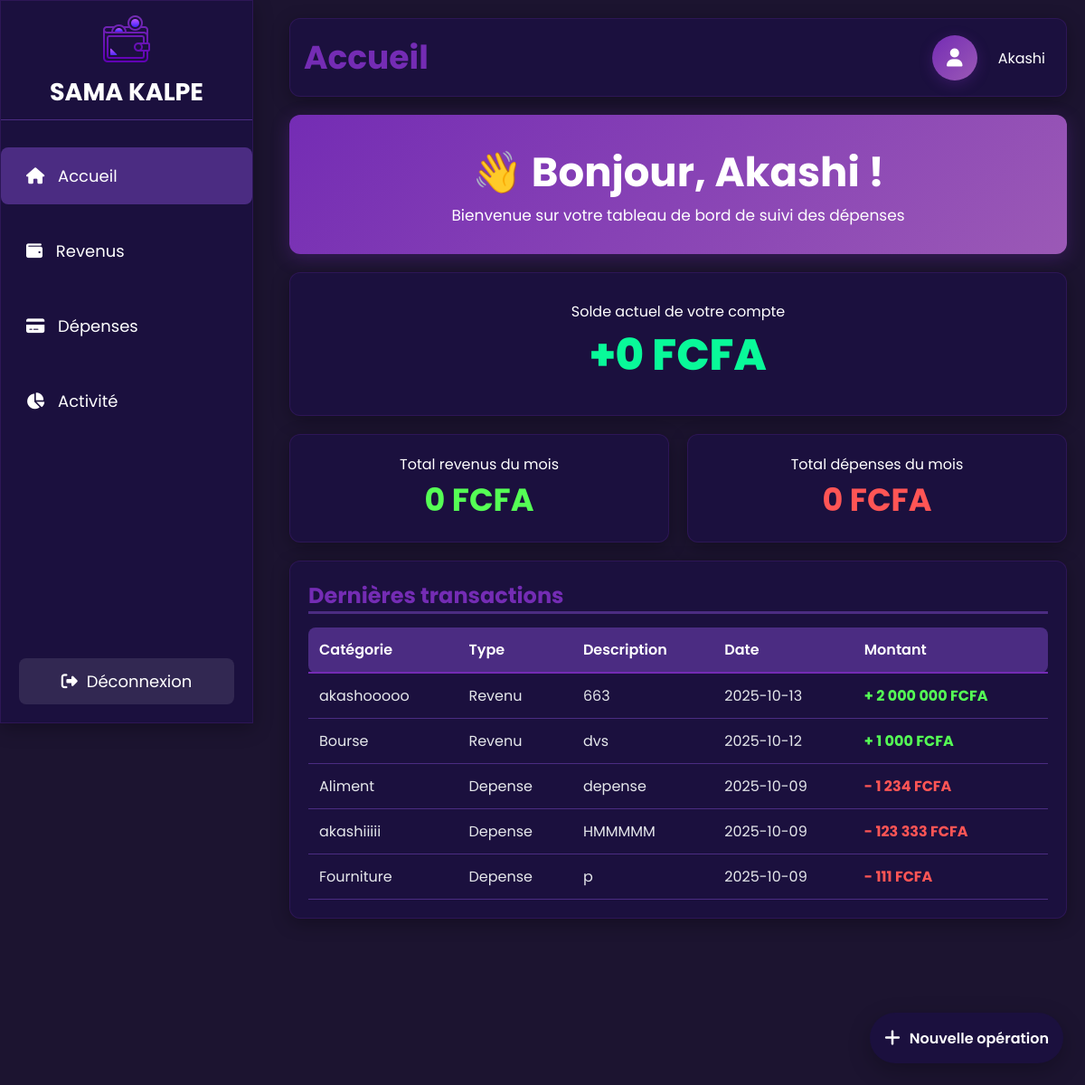
Screenshot of /accueil.php (signed in) with the database file from the repository.
### tables this page shows
CREATE TABLE IF NOT EXISTS `utilisateur` (
  `ID_UTILISATEUR` int NOT NULL AUTO_INCREMENT,
  `NOM_UTILISATEUR` varchar(255) DEFAULT NULL,
  `PRENOM` varchar(255) DEFAULT NULL,
  `EMAIL` varchar(255) DEFAULT NULL,
  `MOT_DE_PASSE` varchar(255) DEFAULT NULL,
  `CODE` int NOT NULL,
  `FLAG_REINITIALISATION` tinyint(1) NOT NULL DEFAULT '0',
  PRIMARY KEY (`ID_UTILISATEUR`)
);

CREATE TABLE IF NOT EXISTS `operation` (
  `ID_OPERATIONS_` int NOT NULL AUTO_INCREMENT,
  `ID_UTILISATEUR` int NOT NULL,
  `ID_CATEGORIE` int NOT NULL,
  `MONTANT` int DEFAULT NULL,
  `DATE_OPERATION` date DEFAULT NULL,
  `DESCRIPTION` varchar(255) DEFAULT NULL,
  PRIMARY KEY (`ID_OPERATIONS_`),
  KEY `FK_OPERATIO_APPARTENI_CATEGORI` (`ID_CATEGORIE`),
  KEY `FK_OPERATIO_EFFECTUER_UTILISAT` (`ID_UTILISATEUR`)
);

CREATE TABLE IF NOT EXISTS `categorie` (
  `ID_CATEGORIE` int NOT NULL AUTO_INCREMENT,
  `ID_TYPE` int NOT NULL,
  `NOM_CATEGORIE` varchar(255) DEFAULT NULL,
  PRIMARY KEY (`ID_CATEGORIE`),
  KEY `FK_CATEGORI_PEUT_ETRE_TYPE` (`ID_TYPE`)
);

CREATE TABLE IF NOT EXISTS `type` (
  `ID_TYPE` int NOT NULL,
  `NOM_TYPE` varchar(255) DEFAULT NULL,
  PRIMARY KEY (`ID_TYPE`)
);

### accueil.php (the view, shortened to what this page needs)
<?php
require_once 'config/config.php';
$userId = $_SESSION['id'];
$stmt = $mysqlClient->prepare("SELECT NOM_UTILISATEUR, PRENOM FROM utilisateur WHERE ID_UTILISATEUR = ?");
$stmt->execute([$userId]);
$user = $stmt->fetch();
$stmt = $mysqlClient->prepare("SELECT SUM(o.MONTANT) as total FROM operation o, categorie c, type t WHERE o.ID_CATEGORIE = c.ID_CATEGORIE AND c.ID_TYPE = t.ID_TYPE AND t.NOM_TYPE = 'Revenu' AND o.ID_UTILISATEUR = ? AND MONTH(o.DATE_OPERATION) = MONTH(CURRENT_DATE()) AND YEAR(o.DATE_OPERATION) = YEAR(CURRENT_DATE())");
$stmt->execute([$userId]);
$revenus = $stmt->fetch();
$stmt = $mysqlClient->prepare("SELECT SUM(o.MONTANT) as total FROM operation o, categorie c, type t WHERE o.ID_CATEGORIE = c.ID_CATEGORIE AND c.ID_TYPE = t.ID_TYPE AND t.NOM_TYPE = 'Depense' AND o.ID_UTILISATEUR = ? AND MONTH(o.DATE_OPERATION) = MONTH(CURRENT_DATE()) AND YEAR(o.DATE_OPERATION) = YEAR(CURRENT_DATE())");
$stmt->execute([$userId]);
$depenses = $stmt->fetch();
$stmt = $mysqlClient->prepare("SELECT c.NOM_CATEGORIE, t.NOM_TYPE, o.DESCRIPTION, o.DATE_OPERATION, o.MONTANT FROM operation o, categorie c, type t WHERE o.ID_CATEGORIE = c.ID_CATEGORIE AND c.ID_TYPE = t.ID_TYPE AND o.ID_UTILISATEUR = ? ORDER BY o.DATE_OPERATION DESC LIMIT 5");
$stmt->execute([$userId]);
$transactions = $stmt->fetchAll();
$totalRevenus = (float)($revenus['total'] );
$totalDepenses = (float)($depenses['total'] );
$soldeActuel = $totalRevenus - $totalDepenses;
?>
<!DOCTYPE html>
<html lang="fr">
<head>
  <link rel="stylesheet" href="https://cdnjs.cloudflare.com/ajax/libs/font-awesome/6.6.0/css/all.min.css">
  <link rel="stylesheet" href="CSS/accueil.css">
  <link rel="stylesheet" href="CSS/dropdown.css">
  <link rel="stylesheet" href="CSS/sidebar.css">
</head>
<body>
  <div class="container">
    <aside class="sidebar">
        <div class="titre">
      <a href="accueil.php"><img src="icone/logo.png" alt="logo" class="logo" style="cursor: pointer;"></a>
      <h1>SAMA KALPE</h1>
      </div>
      <ul>
        <li class="active"><i class="fa-solid fa-house"></i> Accueil</li>
        <li><a href="revenus.php" style="text-decoration: none;color:white"><i class="fa-solid fa-wallet"></i> Revenus</a></li>
        <li><a href="depenses.php" style="text-decoration: none;color:white"><i class="fa-solid fa-credit-card"></i> Dépenses</a></li>
        <li><a href="activite.php" style="text-decoration: none;color:white"><i class="fa-solid fa-chart-pie"></i> Activité</a></li>
      </ul>
      <div class="sidebar-footer">
        <a href="deconnexion.php" class="logout-sidebar">
          <i class="fa-solid fa-sign-out-alt"></i> Déconnexion
        </a>
      </div>
    </aside>
    <main class="main">
      <header class="header"><h1>Accueil</h1>
        <div class="user-profile">
          <a href="profil.php" class="profile-btn">
            <i class="fa-solid fa-user"></i>
          </a>
          <div class="user-dropdown">
            <span class="user-name" onclick="toggleDropdown()"><?php echo $user['NOM_UTILISATEUR']; ?></span>
          </div>
        </div>
    </header>
      <section class="introduction">
         <h1> 👋 Bonjour, <?php echo $user['NOM_UTILISATEUR']; ?> !</h1>
        <p>Bienvenue sur votre tableau de bord de suivi des dépenses</p>
      </section>
      <section class="solde">
        Solde actuel de votre compte<br>
        <span class="solde-valeur <?php echo $soldeActuel >= 0 ? 'positif' : 'negatif'; ?>">
          <?php echo $soldeActuel >= 0 ? '+' : ''; ?><?php echo number_format($soldeActuel, 0, ',', ' '); ?> FCFA
        </span>
      </section>
      <section class="stats1">Total revenus du mois<br><span><?php echo ($revenus['total'] ?? 0) > 0 ? '+' : ''; ?><?php echo number_format(($revenus['total'] ?? 0), 0, ',', ' '); ?> FCFA</span></section>
      <section class="stats2">Total dépenses du mois<br><span><?php echo ($depenses['total'] ?? 0) > 0 ? '-' : ''; ?><?php echo number_format(($depenses['total'] ?? 0), 0, ',', ' '); ?> FCFA</span></section>
      <section class="transactions">
        <h2>Dernières transactions</h2>
        <table class="transaction">
          <thead>
            <tr>
              <th>Catégorie</th>
              <th>Type</th>
              <th>Description</th>
              <th>Date</th>
              <th>Montant</th>
            </tr>
          </thead>
          <tbody>
            <?php
            foreach ($transactions as $transaction) {
            ?>
            <tr>
              <td><?php echo $transaction['NOM_CATEGORIE']; ?></td>
              <td><?php echo $transaction['NOM_TYPE']; ?></td>
              <td><?php echo htmlspecialchars($transaction['DESCRIPTION'] ?? ''); ?></td>
              <td><?php echo $transaction['DATE_OPERATION']; ?></td>
              <td class="montant <?php echo $transaction['NOM_TYPE'] == 'Revenu' ? 'positif' : 'negatif'; ?>">
                <?php if ($transaction['NOM_TYPE'] == 'Revenu') echo '+'; else echo '-'; ?>
                <?php echo number_format($transaction['MONTANT'], 0, ',', ' '); ?> FCFA
              </td>
            </tr>
            <?php } ?>
          </tbody>
        </table>
      </section>
    </main>
  </div>
  <a href="ajout_operation.php" title="Ajouter une opération" aria-label="Ajouter une opération"
     style="position:fixed;right:24px;bottom:24px;background-color:#1B103E;color:#fff;height:56px;padding:0 16px;border-radius:9999px;display:flex;align-items:center;justify-content:center;gap:10px;text-decoration:none;box-shadow:0 8px 24px rgba(0,0,0,0.25);z-index:1000;">
    <i class="fa-solid fa-plus" style="font-size:20px;"></i>
    <span style="font-weight:600;">Nouvelle opération</span>
  </a>
</body>
</html>

### CSS/accueil.css (style rules this page uses)
* { margin: 0; padding: 0; box-sizing: border-box; font-family: 'Poppins', sans-serif; }
body { background-color: #1C1430; color: white; height: 150vh; }
.container { display: grid; grid-template-columns: 300px 1fr; grid-template-areas: "sidebar main"; height: 100vh; }
.sidebar ul li a { display: block; width: 100%; height: 100%; padding: 0; margin: 0; text-decoration: none; }
.main { grid-area: main; display: grid; grid-template-columns: repeat(2, 1fr); grid-template-rows: auto auto auto auto; grid-template-areas: "header header" "introduction introduction" "solde solde" "stats1 stats2" "transactions transactions"; gap: 20px; padding: 20px; margin-left: 0 !important; }
.header { grid-area: header; background: #1b103e; box-shadow: 0 5px 20px rgba(0,0,0,0.3); border: 1px solid rgba(116, 48, 180, 0.2); padding: 15px; border-radius: 12px; font-size: 18px; display: flex; justify-content: space-between; align-items: center; }
.header h1 { color: #742CB4; }
.user-profile { display: flex; align-items: center; gap: 15px; }
.profile-btn { width: 50px; height: 50px; border-radius: 50%; background: linear-gradient(135deg, #742CB4 0%, #9B59B6 100%); border: none; color: white; font-size: 20px; cursor: pointer; box-shadow: 0 4px 15px rgba(116, 44, 180, 0.3); display: flex; align-items: center; justify-content: center; }
.introduction { grid-area: introduction; background: linear-gradient(135deg, #742CB4 0%, #9B59B6 100%); box-shadow: 0 5px 20px rgba(116, 48, 180, 0.3); padding: 30px; display: flex; flex-direction: column; justify-content: center; align-items: center; border-radius: 12px; }
.introduction p { font-size: 17px; }
.introduction h1 { font-size: 45px; }
.solde, .stats1, .stats2 { background: #1b103e; box-shadow: 0 5px 20px rgba(0,0,0,0.3); border: 1px solid rgba(116, 48, 180, 0.2); padding: 20px; border-radius: 12px; text-align: center; }
.solde { grid-area: solde; padding: 30px; }
.solde .solde-valeur { font-weight: 800; font-size: 48px; }
.solde .positif { color: #09f999; }
.stats1 span { color: #55ff55; font-weight: bold; font-size: 35px; }
.stats2 span { color: #ff5555; font-weight: bold; font-size: 35px; }
.transactions { grid-area: transactions; background: #1b103e; box-shadow: 0 5px 20px rgba(0,0,0,0.3); border: 1px solid rgba(116, 48, 180, 0.2); padding: 20px; border-radius: 12px; }
.transactions h2 { margin-bottom: 15px; border-bottom: 3px solid #4b2c82; color: #742CB4; }
.transaction { width: 100%; border-collapse: collapse; margin-top: 15px; }
.transaction th { background: #4b2c82; color: white; padding: 12px; text-align: left; font-weight: 600; border-bottom: 2px solid #742CB4; }
.transaction td { padding: 12px; border-bottom: 1px solid #4b2c82; color: #e5e7eb; }
.transaction th:first-child, .transaction td:first-child { border-radius: 8px 0 0 8px; }
.transaction th:last-child, .transaction td:last-child { border-radius: 0 8px 8px 0; }
.montant { font-weight: bold; }
.montant.positif { color: #55ff55; }
.montant.negatif { color: #ff5555; }

### CSS/dropdown.css (style rules this page uses)
.user-dropdown { position: relative; display: inline-block; }
.user-name { cursor: pointer; color: white; font-size: 16px; padding: 4px 8px; border-radius: 4px; transition: background-color 0.3s ease; }

### CSS/sidebar.css (style rules this page uses)
.sidebar { grid-area: sidebar; background: #1b103e; box-shadow: 0 5px 20px rgba(0,0,0,0.3); border: 1px solid rgba(116, 48, 180, 0.2); }
.titre { display: flex; padding: 10px; align-items: center; flex-direction: column; border-bottom: 1px solid #4b2c82; margin-bottom: 30px; }
.sidebar ul { list-style: none; }
.sidebar ul li { padding: 18px; margin-bottom: 20px; margin-left: px; border-radius: 8px; cursor: pointer; transition: 0.3s; }
.sidebar ul li i { margin-right: 10px; margin-left: 10px; }
.sidebar ul li:hover, .sidebar ul li.active { background: #4b2c82; }
.sidebar { position: fixed; top: 0; left: 0; height: 100vh; overflow-y: auto; z-index: 1000; width: 280px; font-size: large; }
.sidebar-footer { position: absolute; bottom: 20px; left: 20px; right: 20px; }
.logout-sidebar { display: flex; align-items: center; justify-content: center; gap: 10px; padding: 12px 16px; background-color: rgba(255, 255, 255, 0.1); color: white; text-decoration: none; border-radius: 8px; transition: background-color 0.3s; width: 100%; box-sizing: border-box; }
.main { padding: 20px; min-height: 100vh; }

### rows the page displays
utilisateur: NOM_UTILISATEUR "Akashi"
operation: ID_CATEGORIE.NOM_CATEGORIE "akashooooo", type.NOM_TYPE "Revenu", DESCRIPTION "663", DATE_OPERATION "2025-10-13", MONTANT "2 000 000"
operation: ID_CATEGORIE.NOM_CATEGORIE "Bourse", type.NOM_TYPE "Revenu", DESCRIPTION "dvs", DATE_OPERATION "2025-10-12", MONTANT "1 000"
operation: ID_CATEGORIE.NOM_CATEGORIE "Aliment", type.NOM_TYPE "Depense", DESCRIPTION "depense", DATE_OPERATION "2025-10-09", MONTANT "1 234"
operation: ID_CATEGORIE.NOM_CATEGORIE "akashiiiii", type.NOM_TYPE "Depense", DESCRIPTION "HMMMMM", DATE_OPERATION "2025-10-09", MONTANT "123 333"
operation: ID_CATEGORIE.NOM_CATEGORIE "Fourniture", type.NOM_TYPE "Depense", DESCRIPTION "p", DATE_OPERATION "2025-10-09", MONTANT "111"

### other values shown
$soldeActuel "0"
$revenus['total'] "0"
$depenses['total'] "0"
